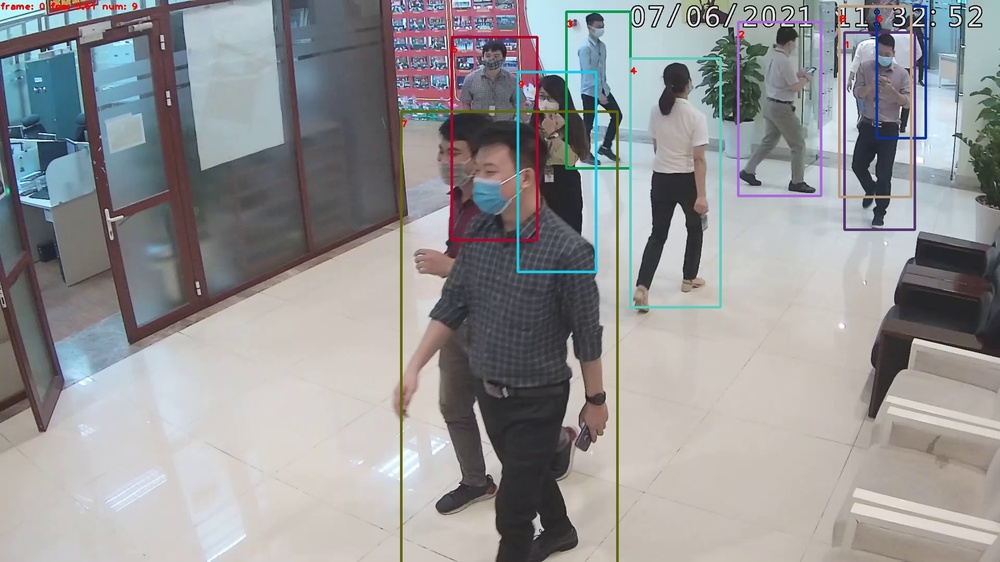
#> input picture 00000.jpg, 1000 x 562 px, shrunk from 1920 x 1080 before the run
$ python gt_utils.py
#> lines starting #> are read from the running program, lines starting #| are printed output that depends on the picture
import cv2
from collections import defaultdict
palette = (2 ** 11 - 1, 2 ** 15 - 1, 2 ** 20 - 1)

class Human():
  def __init__(self, frame, track_id, coord):
    self.coord = list(map(float, coord))
    self.frame = int(frame)
    self.track_id = int(track_id)
  def xywh_to_xyxy(self):
    x, y, w, h = self.coord
    xmin, ymin, xmax, ymax = x, y, x+w, y+h
    return (xmin, ymin, xmax, ymax)

def get_object_frame(file):
#> called with file = 'gt.txt'
    with open(file, "rt") as f:
#> (reads gt.txt from the repository)
        lines = f.readlines()

    lines = list(map(lambda x:x.strip().split(",")[:6], lines))

    humans = []
    for line in lines:
        humans.append(Human(line[0], line[1], line[2:]))

    group_frame = defaultdict(list)
    for v in humans:
        group_frame[v.frame].append(v)
    persons_inf = group_frame[1]
    bbox_gt_xyxy = list(map(lambda x: x.xywh_to_xyxy(), persons_inf))
    identities_gt = list(map(lambda x: x.track_id, persons_inf))
    print("bbox: ", bbox_gt_xyxy)
    print("id: ", identities_gt)
    im0 = cv2.imread("00000.jpg")
#> im0 is the input picture: shape (562, 1000, 3); mean B, G, R 149.3, 148.1, 148.2
    cv2.imshow("test", draw_boxes(im0, bbox_gt_xyxy, identities_gt))
    cv2.waitKey(0)
    return group_frame

def compute_color_for_labels(label):
    """
    Simple function that adds fixed color depending on the class
    """
    color = [int((p * (label ** 2 - label + 1)) % 255) for p in palette]
    return tuple(color)


def draw_boxes(img, bbox, identities=None, offset=(0, 0)):
#> called with offset = (0, 0)
    for i, box in enumerate(bbox):
        x1, y1, x2, y2 = [int(i) for i in box]
        x1 += offset[0]
        x2 += offset[0]
        y1 += offset[1]
        y2 += offset[1]
        # box text and bar
        id = int(identities[i]) if identities is not None else 0
        color = compute_color_for_labels(id)
        label = '{}{:d}'.format("", id)
        t_size = cv2.getTextSize(label, cv2.FONT_HERSHEY_PLAIN, 2, 2)[0]
        cv2.rectangle(img, (x1, y1), (x2, y2), color, 3)
        cv2.rectangle(
            img, (x1, y1), (x1 + t_size[0] + 3, y1 + t_size[1] + 4), color, -1)
        cv2.putText(img, label, (x1, y1 +
                                 t_size[1] + 4), cv2.FONT_HERSHEY_PLAIN, 2, [255, 255, 255], 2)
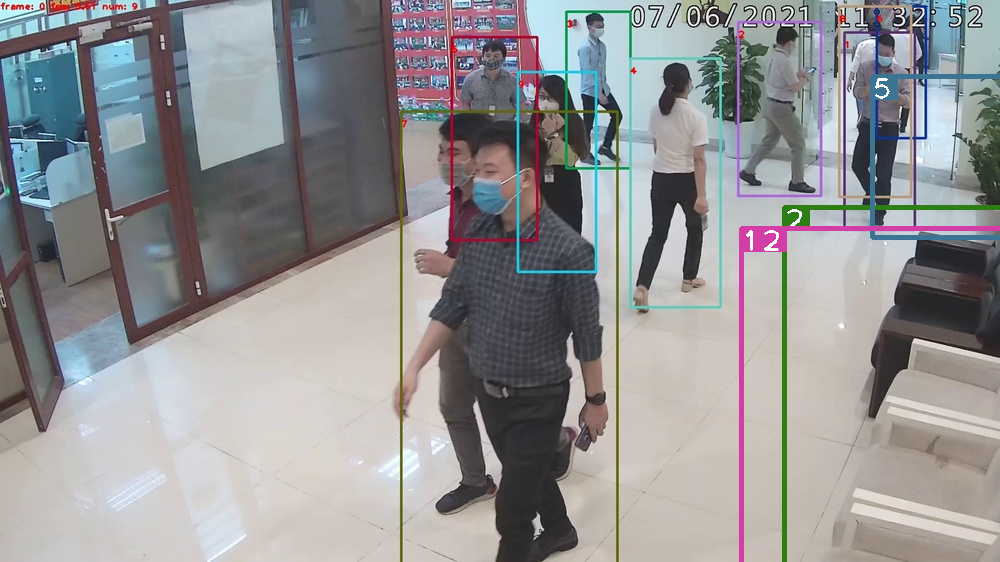
#> img: shape (562, 1000, 3); mean B, G, R 148.4, 147, 147.4
    return img
if __name__ == "__main__":
    get_object_frame("gt.txt")
